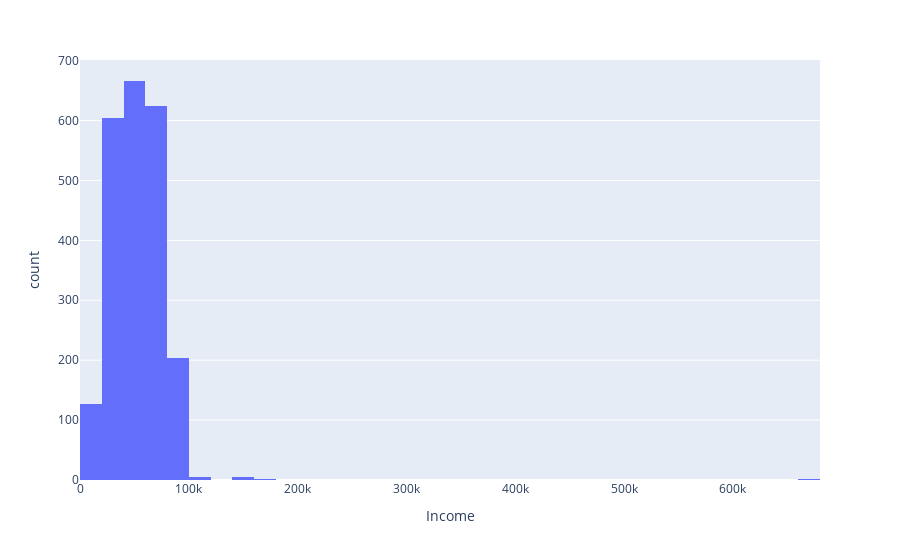

The code cell stored with this chart in its notebook:
### Code cell
from plotly.offline import iplot
import plotly.express as px

fig0 = px.histogram(df, x="Income", nbins=50)
iplot(fig0)  # Используем iplot для отображения графика
fig0.write_html('income_histogram.html')

### Figure 1 — Plotly figure (JSON) as saved in the notebook; plotly's stock layout.template omitted (floating-point values rounded to 4 significant figures; data arrays with more than 128 entries replaced by an {"elided": "..."} marker saying what was removed)
{"data": [{"alignmentgroup": "True", "bingroup": "x", "hovertemplate": "Income=%{x}<br>count=%{y}<extra></extra>", "legendgroup": "", "marker": {"color": "#636efa", "pattern": {"shape": ""}}, "name": "", "nbinsx": 50, "offsetgroup": "", "orientation": "v", "showlegend": false, "x": {"elided": "2240 float values"}, "xaxis": "x", "yaxis": "y", "type": "histogram"}], "layout": {"barmode": "relative", "legend": {"tracegroupgap": 0}, "margin": {"t": 60}, "xaxis": {"anchor": "y", "domain": [0, 1], "title": {"text": "Income"}}, "yaxis": {"anchor": "x", "domain": [0, 1], "title": {"text": "count"}}}}
